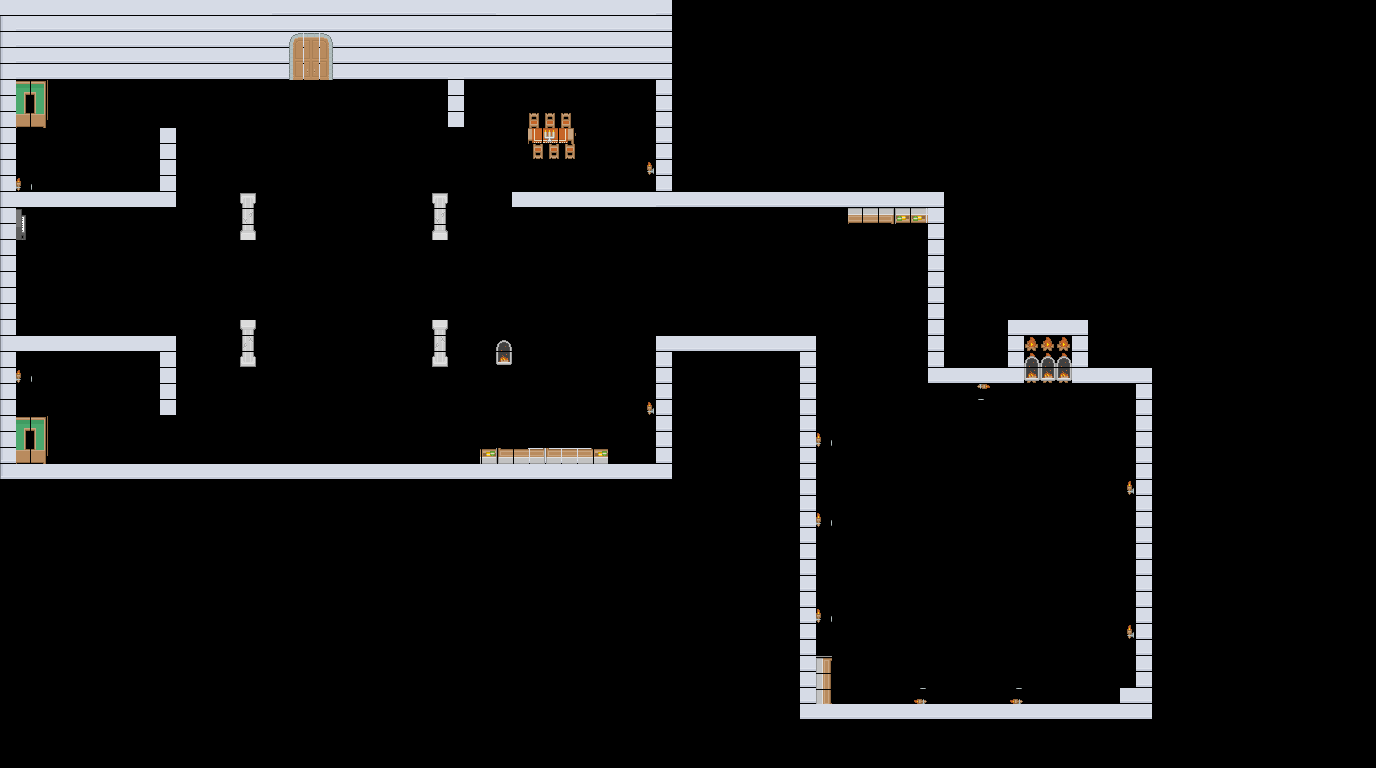

Rendered tile map (Tiled .tmx) drawn with the repository's tilesets; below, a short description and the map source with its tile grids summarised:
An orthogonal 86x48 tile map with 16x16 px tiles, 2 tile layers (ground, objects), 1 hidden layer not drawn.

<map version="1.0" orientation="orthogonal" renderorder="right-down" width="86" height="48" tilewidth="16" tileheight="16" nextobjectid="1">
 <tileset firstgid="1" name="all" tilewidth="16" tileheight="16" spacing="1" tilecount="13166" columns="227">
  <image source="Tiles/all.png" width="3872" height="1001" />
 </tileset>
 <layer name="ground" width="86" height="48">
  <data>[4128 cells, 439 non-empty, 12 distinct tile ids]</data>
 </layer>
 <layer name="objects" width="86" height="48">
  <data>[4128 cells, 110 non-empty, 30 distinct tile ids]</data>
 </layer>
 <layer name="hanging" width="86" height="48" visible="0">
  <data>[4128 cells, 0 non-empty, 0 distinct tile ids]</data>
 </layer>
</map>